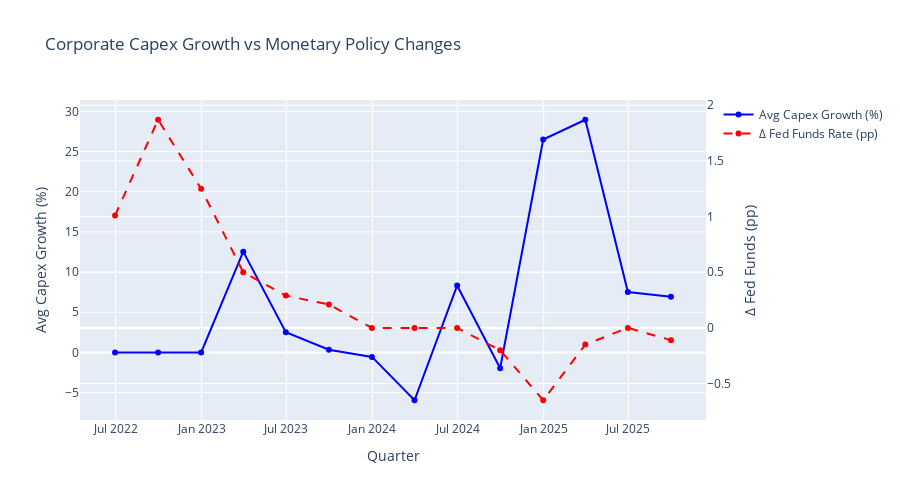

Notebook code for this chart:
### Markdown cell above
### 2.2 Correlation with Monetary Policy Changes

Examine how capex growth correlates with Fed rate changes across the Magnificent Seven.

### Code cell
import plotly.graph_objects as go

# Aggregate average capex growth and rate changes by quarter
quarterly_agg = panel.reset_index().groupby('Date').agg({
    'Capex_Growth': 'mean',
    'Delta_FedFunds': 'first',
    'GDP_Growth': 'first'
}).dropna()

# Dual-axis plot: capex growth vs rate changes
fig = go.Figure()

fig.add_trace(go.Scatter(
    x=quarterly_agg.index,
    y=quarterly_agg['Capex_Growth'] * 100,
    name='Avg Capex Growth (%)',
    line=dict(color='blue', width=2)
))

fig.add_trace(go.Scatter(
    x=quarterly_agg.index,
    y=quarterly_agg['Delta_FedFunds'],
    name='Δ Fed Funds Rate (pp)',
    yaxis='y2',
    line=dict(color='red', width=2, dash='dash')
))

fig.update_layout(
    title='Corporate Capex Growth vs Monetary Policy Changes',
    xaxis=dict(title='Quarter'),
    yaxis=dict(title='Avg Capex Growth (%)', side='left'),
    yaxis2=dict(title='Δ Fed Funds (pp)', side='right', overlaying='y'),
    hovermode='x unified',
    height=500
)

fig.show()

print(f"Correlation (Capex Growth, Δ Fed Funds): {quarterly_agg['Capex_Growth'].corr(quarterly_agg['Delta_FedFunds']):.3f}")

### Figure 1 — Plotly figure (JSON) as saved in the notebook; plotly's stock layout.template omitted (floating-point values rounded to 4 significant figures)
{"data": [{"line": {"color": "blue", "width": 2}, "name": "Avg Capex Growth (%)", "type": "scatter", "x": ["2022-06-30T00:00:00.000000000", "2022-09-30T00:00:00.000000000", "2022-12-31T00:00:00.000000000", "2023-03-31T00:00:00.000000000", "2023-06-30T00:00:00.000000000", "2023-09-30T00:00:00.000000000", "2023-12-31T00:00:00.000000000", "2024-03-31T00:00:00.000000000", "2024-06-30T00:00:00.000000000", "2024-09-30T00:00:00.000000000", "2024-12-31T00:00:00.000000000", "2025-03-31T00:00:00.000000000", "2025-06-30T00:00:00.000000000", "2025-09-30T00:00:00.000000000"], "y": [0.0, 0.0, 0.0, 12.54, 2.524, 0.3349, -0.5596, -5.954, 8.32, -1.971, 26.5, 28.96, 7.522, 6.919]}, {"line": {"color": "red", "dash": "dash", "width": 2}, "name": "Δ Fed Funds Rate (pp)", "type": "scatter", "x": ["2022-06-30T00:00:00.000000000", "2022-09-30T00:00:00.000000000", "2022-12-31T00:00:00.000000000", "2023-03-31T00:00:00.000000000", "2023-06-30T00:00:00.000000000", "2023-09-30T00:00:00.000000000", "2023-12-31T00:00:00.000000000", "2024-03-31T00:00:00.000000000", "2024-06-30T00:00:00.000000000", "2024-09-30T00:00:00.000000000", "2024-12-31T00:00:00.000000000", "2025-03-31T00:00:00.000000000", "2025-06-30T00:00:00.000000000", "2025-09-30T00:00:00.000000000"], "y": [1.01, 1.87, 1.25, 0.5, 0.29, 0.21, 0.0, 0.0, 0.0, -0.2, -0.65, -0.15, 0.0, -0.11], "yaxis": "y2"}], "layout": {"height": 500, "hovermode": "x unified", "title": {"text": "Corporate Capex Growth vs Monetary Policy Changes"}, "xaxis": {"title": {"text": "Quarter"}}, "yaxis": {"side": "left", "title": {"text": "Avg Capex Growth (%)"}}, "yaxis2": {"overlaying": "y", "side": "right", "title": {"text": "Δ Fed Funds (pp)"}}}}
